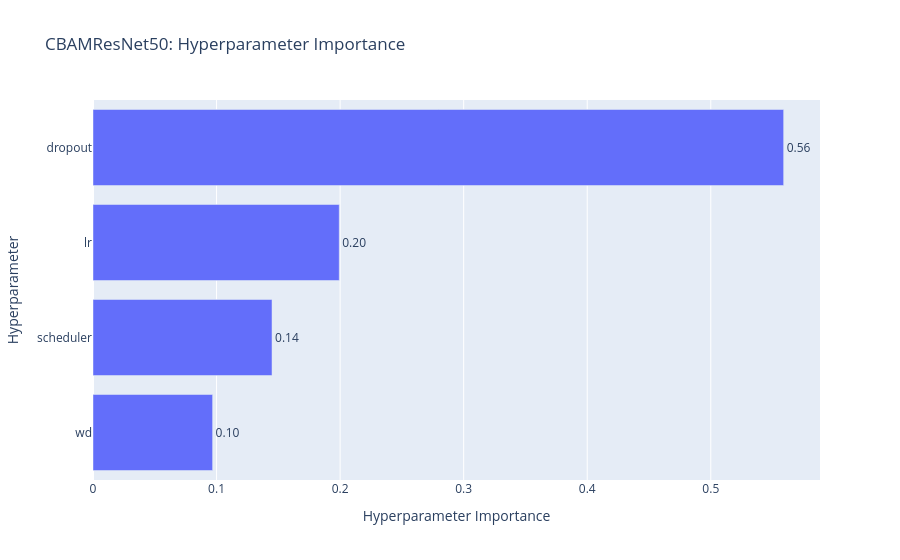

Notebook source saved alongside this figure:
### Code cell
fig = plot_param_importances(study_cbam)
fig.update_layout(title=f'{model_name}: Hyperparameter Importance')
fig.write_image(os.path.join(config.viz_dir, f'{model_name}_param_importance.png'), scale=2)
fig.show()

### Figure 1 — Plotly figure (JSON) as saved in the notebook; plotly's stock layout.template omitted (floating-point values rounded to 4 significant figures)
{"data": [{"cliponaxis": false, "hovertemplate": ["wd (FloatDistribution): 0.09681731929305486<extra></extra>", "scheduler (CategoricalDistribution): 0.14489299335946332<extra></extra>", "lr (FloatDistribution): 0.19930899219287457<extra></extra>", "dropout (FloatDistribution): 0.5589806951546072<extra></extra>"], "name": "Objective Value", "orientation": "h", "text": ["0.10", "0.14", "0.20", "0.56"], "textposition": "outside", "type": "bar", "x": [0.09682, 0.1449, 0.1993, 0.559], "y": ["wd", "scheduler", "lr", "dropout"]}], "layout": {"title": {"text": "CBAMResNet50: Hyperparameter Importance"}, "xaxis": {"title": {"text": "Hyperparameter Importance"}}, "yaxis": {"title": {"text": "Hyperparameter"}}}}
